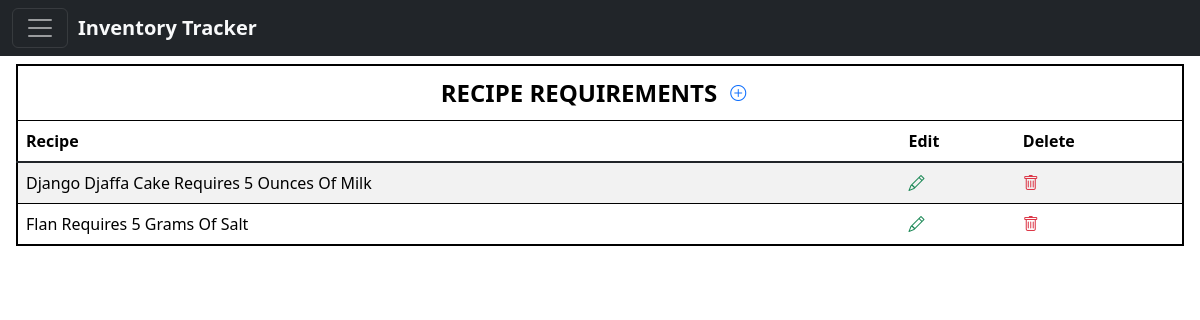
The app's page /inventory/recipes/ with its own data.
### Inventory/models.py (models this page shows, shortened)
class RecipeRequirement(models.Model):
    item = models.CharField(max_length=50)
    ingredient = models.CharField(max_length=50)
    quantity = models.DecimalField(max_digits=10, decimal_places=0)
    unit = models.CharField(max_length=50, default='units')
    ingredient_price = models.DecimalField(max_digits=10, decimal_places=2, default=0.00)

### Inventory/views.py (the view)
# urls.py: path('recipes/', RecipeView.as_view(), name='recipe_requirements'),
class RecipeView(ListView):
    model = RecipeRequirement
    template_name = 'inventory/recipe.html'
    context_object_name = 'recipe'

### Inventory/templates/inventory/recipe.html (shortened to what this page needs)
<!DOCTYPE html>
<html lang="en">
<head>
    <link href="https://cdn.jsdelivr.net/npm/bootstrap@5.3.3/dist/css/bootstrap.min.css" rel="stylesheet">
    <link rel="stylesheet" href="https://cdn.jsdelivr.net/npm/bootstrap-icons@1.11.3/font/bootstrap-icons.min.css">
</head>
<body>
    <nav class="navbar navbar-dark bg-dark fixed-top">
        <div class="container-fluid d-flex justify-content-start align-items-center">
            <button class="navbar-toggler" type="button" data-bs-toggle="offcanvas"
            data-bs-target="#main-nav" aria-controls="main-nav" aria-expanded="false" aria-label="Toggle navigation">
                <span class="navbar-toggler-icon"></span>
            </button>
            <span class="fw-bold text-light fs-5" style="margin-left: 10px;">
                Inventory Tracker
            </span>
        </div>
    </nav>
    <div class="mt-5 p-3">
        <table class="table table-striped" style="border: 2px solid black;">
            <thead>
                <tr>
                    <th colspan="6">
                        <div class="d-flex justify-content-center align-items-center">
                            <span class="fs-4">RECIPE REQUIREMENTS</span>
                            <a class="btn btn-link" data-bs-toggle="collapse" data-bs-target="#addRecipeForm">
                                <i class="bi bi-plus-circle"></i>
                            </a>
                        </div>
                    </th>
                </tr>
                <tr>
                    <th scope="col">Recipe</th>
                    <th scope="col">Edit</th>
                    <th scope="col">Delete</th>
                </tr>
            </thead>
            <tbody class="table-group-divider">
                {% for requirement in recipe %}
                <tr>
                    <td class="text-capitalize">{{requirement.item}} requires {{requirement.quantity}} {{requirement.unit}} of {{requirement.ingredient}}</td>
                    <td>
                        <a href="{% url 'edit_recipe' requirement.id %}"
                        onclick="alert('Edit {{ requirement.item }}');"
                        class="text-success me-2">
                            <i class="bi bi-pencil"></i>
                        </a>
                    </td>
                    <td>
                        <a href="{% url 'delete_recipe' requirement.id %}" onclick="if(confirm('Are you sure you want to delete this item?')) { alert('{{ requirement.item }} deleted'); }"
                        class="text-danger">
                            <i class="bi bi-trash"></i>
                        </a>
                    </td>
                </tr>
                {% endfor %}
            </tbody>
        </table>
    </div>
            {% include 'forms/inventory/recipeform.html' %}
</body>
</html>

### records on screen
RecipeRequirement: item "Django Djaffa Cake", quantity "5", unit "Ounces", ingredient "Milk"
RecipeRequirement: item "Flan", quantity "5", unit "Grams", ingredient "Salt"
